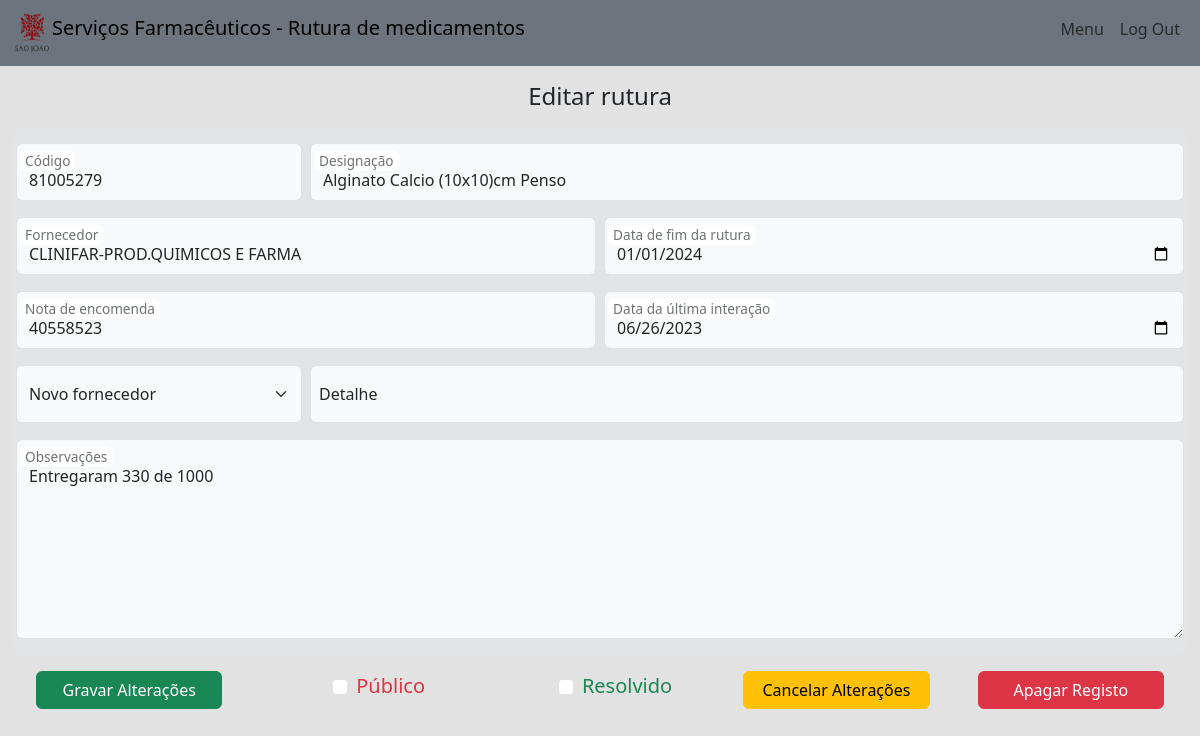
Before: /edit/24 (signed in) with the older database file.
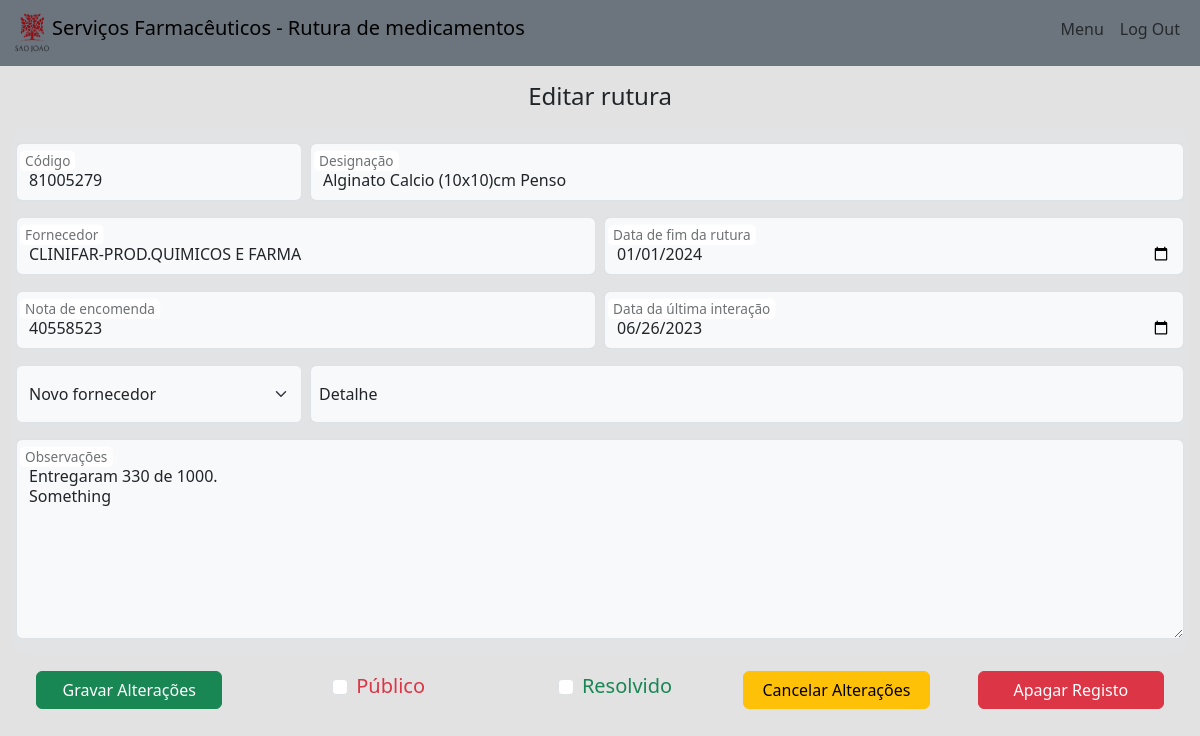
After: the same page with the newer database file.
### tables this page shows
CREATE TABLE "ruts" (
	"id"	INTEGER,
	"code"	INTEGER,
	"desig"	TEXT,
	"forn"	TEXT,
	"order_nr"	INTEGER,
	"end_date"	TEXT,
	"last_date"	TEXT,
	"alternative"	TEXT,
	"detail"	TEXT,
	"obs"	TEXT,
	"created"	TEXT,
	"public"	TEXT DEFAULT 'false',
	"solved"	TEXT DEFAULT 'false',
	PRIMARY KEY("id" AUTOINCREMENT)
);

### main.py (the view)
@app.route('/edit/<id>', methods=('GET', 'POST'))
@login_required
def edit(id):
    if request.method == 'POST':
        data = request.form
        try:
            public = data['public']
        except:
            public = 'false'
        try:
            solved = data['solved']
        except:
            solved = 'false'
        con = sql_open()
        con.execute("UPDATE ruts SET code = ?, desig = ?, forn = ?, order_nr = ?, end_date = ?, last_date = ?, alternative = ?, detail = ?, obs = ?, public = ?, solved = ? WHERE id = ?", (data['code'], data['desig'], data['forn'], data['order'], data['enddate'],data['lastdate'], data['alter'], data['detail'], data['obs'], public, solved , id))
        con.commit()
        con.close()
        flash('Registo alterado com sucesso')
        return redirect(url_for('details', id=id))
    else:
        con = sql_open()
        cursor = con.cursor()
        cursor.execute("SELECT * FROM ruts WHERE id=?", (id,))
        data = cursor.fetchone()
        alter = json.dumps(data['alternative'])
        return render_template('editform.html', data=data, alter=alter)

### helpers.py (called while the page is built)
def login_required(f):
    @wraps(f)
    def decorated_function(*args, **kwargs):
        if session['name'] is None:
            return redirect(url_for('login'))
        return f(*args, **kwargs)
    return decorated_function

### main.py (called while the page is built)
def sql_open():
    con = sql.connect('database.db')
    con.row_factory = sql.Row
    return con

### templates/editform.html (shortened to what the changed rows need)
{% extends 'home.html'%}
{% block main%}
<div class="newform-bg pt-3">
<form id="editform" class="m-3 mt-4" action="{{ url_for('edit', id = data['id']) }}" method="POST">
    <div class="row g-2 bg-secondary-subtle add-form">
        <div class="form-floating col-lg-3 mt-3">
            <input name="code" id="code" type="number" class="form-control bg-light" placeholder="" required autocomplete="off" value="{{ data['code'] }}">
            <label for="code">Código</label>
        </div>
        <div class="form-floating col-lg-9 mt-3">
            <input name="desig" id="desig" type="text" class="form-control bg-light" placeholder="" required autocomplete="off" value="{{ data['desig'] }}">
            <label for="desig">Designação</label>
        </div>
        <div class="form-floating col-lg-6 mt-3">
            <input name="forn" id="forn" type="text" class="form-control bg-light" placeholder="" required autocomplete="off" value="{{ data['forn'] }}">
            <label for="forn">Fornecedor</label>
        </div>
        <div class="form-floating col-lg-6 mt-3">
            <input name="enddate" id="enddate" type="date" class="form-control bg-light" placeholder="" required value="{{ data['end_date'] }}">
            <label for="enddate" class="bg-body-transparent m-0">Data de fim da rutura</label>
        </div>
        <div class="form-floating col-lg-6 mt-3">
            <input name="order" id="order" type="number" class="form-control bg-light" placeholder="" required autocomplete="off" value="{{ data['order_nr'] }}">
            <label for="order" class="bg-body-transparent m-0">Nota de encomenda</label>
        </div>
        <div class="form-floating col-lg-6 mt-3">
            <input name="lastdate" id="lastdate" type="date" class="form-control bg-light" placeholder="" required value="{{ data['last_date'] }}">
            <label for="lastdate" class="bg-body-transparent m-0">Data da última interação</label>
        </div>
        <div class="form-floating col-lg-12 mt-3 mb-3">
            <textarea name="obs" id="obs" class="form-control bg-light" style="height:200px" placeholder="" autocomplete="off">{{ data['obs'] }}</textarea>
            <label for="obs" class="bg-body-transparent">Observações</label>
        </div>
    </div>
</form>
</div>
{% endblock main %}

Changed rows visible on the page:
changed ruts "Alginato Calcio (10x10)cm Penso": obs "Entregaram 330 de 1000" → "Entregaram 330 de 1000. Something"
